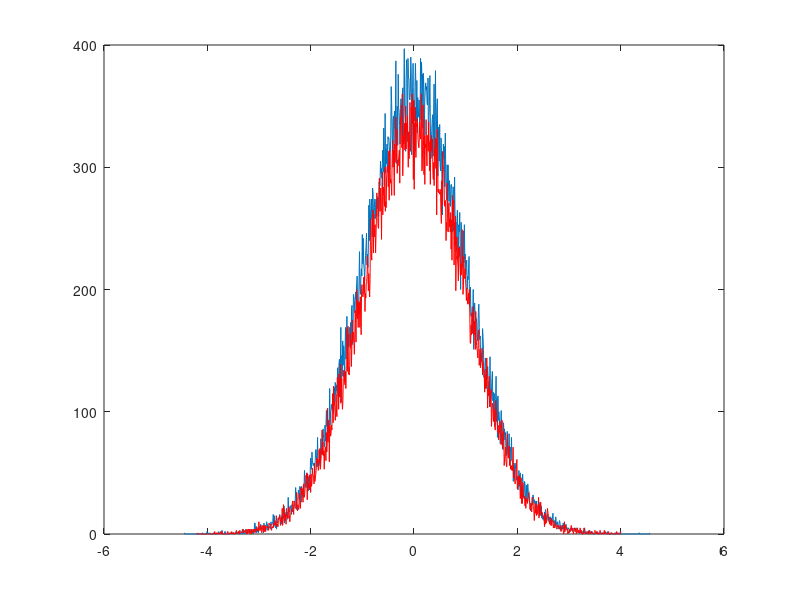

MATLAB code to generate this figure:
%%%%%%%%%%%%%%%%%%%%%%%%%%%%%%%%%%%%%%%%%%%%%%%%%%%%%%%%%%
%   Channel simulation for NVM 
%   1) Simulation of the Gaussian random variables using Box-Muller
%   2) Part 1 shows the feature of Gaussian distribution .
%   3) Part 2 shows the distribution using Box-Muller.
%   4) Part 3 analyse with 2 portion.
%   5) Change some format and save as .coe for ROM's initial value
%
%   Date: June 2016, Jiaying Wen, Singapore University of Technology  
%         and Design (SUTD)
%==========================================================================
% clc;
% clear all;
% N=1000000;
% Standard_10=normrnd(0,1, 1, N);
% 
% 
% %-----Test the distribution------------------------------------------------
% 
% 
%  Standard_2_35_t=normrnd(2,2, 1, N);
%  [y1 x1]=hist(Standard_2_35_t, 1000);
%  figure(1);
%  h1=plot(x1,y1);
%  hold on;
%  
%   Standard_2_35=2+(Standard_10.*2);
%  [y1 x1]=hist(Standard_2_35, 1000);
%  figure(1);
%  h1=plot(x1,y1,'r');
%  hold on;
%  
%  
%  set(gcf,'color','w');
%  grid on;
%  



%----------------2 ------------------------
clc;
n=1e5;                   %number of samples
num_iter=1e3;            %number of monte carlo iterations

A=0;         %constant to be estimated
A_hat=zeros(num_iter,1);
sigma=1;                 %noise standard deviation

for i=1:num_iter
    u1=rand(n,1); %~U[0,1]
    u2=rand(n,1); %~U[0,1]

    %Box-Mueller Transform
 %   w1=sqrt(-2*log(u1)).*cos(2*pi*u2); %~N(0,1)
    w2=sqrt(-2*log(u1)).*sin(2*pi*u2); %~N(0,1)

    x=A+ sigma*w2; %x \in R
   % A_hat(i)=-1/2+sqrt((x'*x)/length(x)+1/4);
end

 [y1 x1]=hist(x, 1000);
 figure(1);
 h1=plot(x1,y1);
 hold on;

 Standard_10=normrnd(0,1, 1, n);
 Standard_2_35=A+(Standard_10.*sigma);
 [y1 x1]=hist(Standard_2_35, 1000);
 h1=plot(x1,y1,'r');
 hold on;
 
 %--------------- 3 --------------------------------

% clc;
% clear all;
% n=1024;                   %number of samples
% 
% mean =0;
% sigma=1;                 %noise standard deviation
% x=1/n:1/n:1;
% 
%     %Box-Mueller Transform
%     w1=(-2.*log(x)).^(0.5);
%     w2= cos(2* 3.14159 * x);
%     w2= sin(2* pi * x);
%     op=w1 .* w2 ;
% 
% 
% figure(1);
% h1=plot(x,w1,'k');
% hold on;
% 
% h2=plot(x,w2,'r');
% hold on;
% 
% grid on;

 